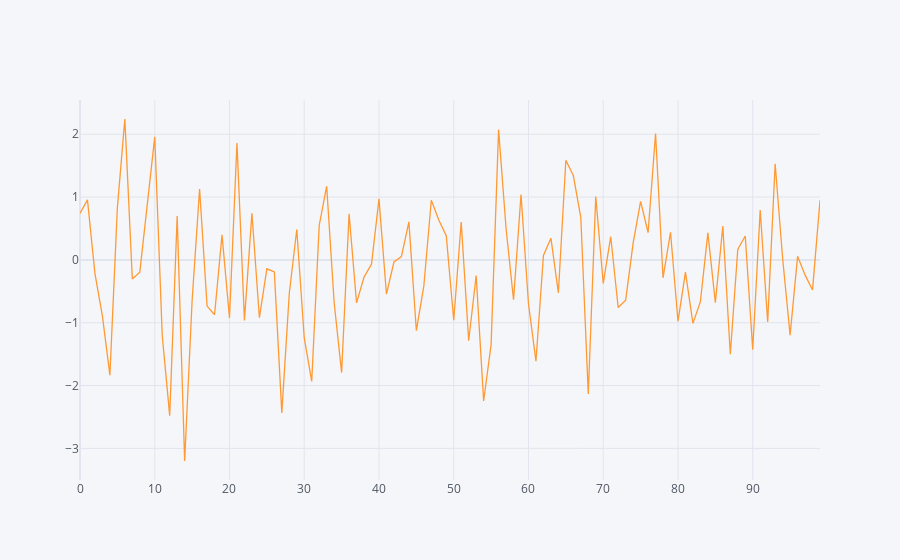

Notebook code for this chart:
### Code cell
df['A'].iplot()

### Figure 1 — Plotly figure (JSON) as saved in the notebook; plotly's stock layout.template omitted (floating-point values rounded to 4 significant figures)
{"data": [{"line": {"color": "rgba(255, 153, 51, 1.0)", "dash": "solid", "shape": "linear", "width": 1.3}, "mode": "lines", "name": "A", "text": "", "type": "scatter", "x": [0, 1, 2, 3, 4, 5, 6, 7, 8, 9, 10, 11, 12, 13, 14, 15, 16, 17, 18, 19, 20, 21, 22, 23, 24, 25, 26, 27, 28, 29, 30, 31, 32, 33, 34, 35, 36, 37, 38, 39, 40, 41, 42, 43, 44, 45, 46, 47, 48, 49, 50, 51, 52, 53, 54, 55, 56, 57, 58, 59, 60, 61, 62, 63, 64, 65, 66, 67, 68, 69, 70, 71, 72, 73, 74, 75, 76, 77, 78, 79, 80, 81, 82, 83, 84, 85, 86, 87, 88, 89, 90, 91, 92, 93, 94, 95, 96, 97, 98, 99], "y": [0.7392, 0.9555, -0.2173, -0.8951, -1.834, 0.8326, 2.242, -0.303, -0.1945, 0.8666, 1.957, -1.199, -2.479, 0.7003, -3.201, -0.6451, 1.129, -0.7352, -0.8724, 0.3978, -0.9227, 1.861, -0.9631, 0.7414, -0.921, -0.1415, -0.1922, -2.435, -0.5303, 0.4838, -1.242, -1.935, 0.5475, 1.173, -0.6777, -1.794, 0.7329, -0.6849, -0.2732, -0.06794, 0.9704, -0.5458, -0.03343, 0.0534, 0.6049, -1.127, -0.414, 0.9488, 0.6355, 0.3858, -0.9603, 0.6027, -1.286, -0.2489, -2.245, -1.348, 2.074, 0.4986, -0.6334, 1.041, -0.6969, -1.613, 0.07076, 0.3454, -0.5237, 1.586, 1.342, 0.6746, -2.134, 1.01, -0.373, 0.3715, -0.7573, -0.6428, 0.2676, 0.9322, 0.433, 2.011, -0.2844, 0.4401, -0.9773, -0.1939, -1.011, -0.6642, 0.4307, -0.6825, 0.5373, -1.501, 0.1645, 0.3805, -1.427, 0.7942, -0.9871, 1.531, 0.02526, -1.2, 0.05651, -0.2389, -0.4779, 0.9476]}], "layout": {"legend": {"bgcolor": "#F5F6F9", "font": {"color": "#4D5663"}}, "paper_bgcolor": "#F5F6F9", "plot_bgcolor": "#F5F6F9", "title": {"font": {"color": "#4D5663"}}, "xaxis": {"gridcolor": "#E1E5ED", "showgrid": true, "tickfont": {"color": "#4D5663"}, "title": {"font": {"color": "#4D5663"}, "text": ""}, "zerolinecolor": "#E1E5ED"}, "yaxis": {"gridcolor": "#E1E5ED", "showgrid": true, "tickfont": {"color": "#4D5663"}, "title": {"font": {"color": "#4D5663"}, "text": ""}, "zerolinecolor": "#E1E5ED"}}}
